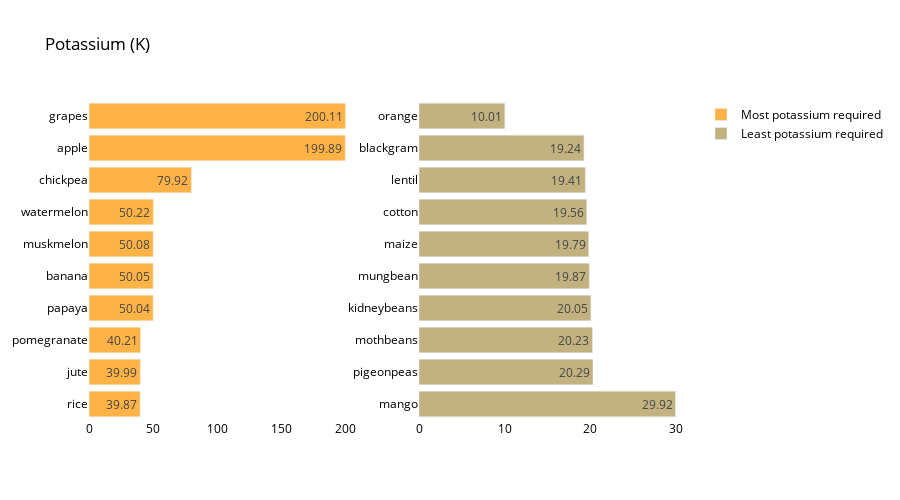

The cell this chart's notebook holds for it:
### Code cell
crop_summary_K = crop_summary.sort_values(by='K', ascending=False)
  
fig = make_subplots(rows=1, cols=2)

top = {
    'y' : crop_summary_K['K'][0:10].sort_values().index,
    'x' : crop_summary_K['K'][0:10].sort_values()
}

last = {
    'y' : crop_summary_K['K'][-10:].index,
    'x' : crop_summary_K['K'][-10:]
}

fig.add_trace(
    go.Bar(top,
           name="Most potassium required",
           marker_color=random.choice(colorarr),
           orientation='h',
          text=top['x']),
    
    row=1, col=1
)

fig.add_trace(
    go.Bar(last,
           name="Least potassium required",
           marker_color=random.choice(colorarr),
           orientation='h',
          text=last['x']),
    row=1, col=2
)
fig.update_traces(texttemplate='%{text}', textposition='inside')
fig.update_layout(title_text="Potassium (K)",
                  plot_bgcolor='white',
                  font_size=12, 
                  font_color='black',
                 height=500)

fig.update_xaxes(showgrid=False)
fig.update_yaxes(showgrid=False)
fig.show()

### Figure 1 — Plotly figure (JSON) as saved in the notebook; plotly's stock layout.template omitted (floating-point values rounded to 4 significant figures)
{"data": [{"marker": {"color": "#Ffb347"}, "name": "Most potassium required", "orientation": "h", "text": [39.87, 39.99, 40.21, 50.04, 50.05, 50.08, 50.22, 79.92, 199.9, 200.1], "textposition": "inside", "texttemplate": "%{text}", "type": "bar", "x": [39.87, 39.99, 40.21, 50.04, 50.05, 50.08, 50.22, 79.92, 199.9, 200.1], "xaxis": "x", "y": ["rice", "jute", "pomegranate", "papaya", "banana", "muskmelon", "watermelon", "chickpea", "apple", "grapes"], "yaxis": "y"}, {"marker": {"color": "#C2b280"}, "name": "Least potassium required", "orientation": "h", "text": [29.92, 20.29, 20.23, 20.05, 19.87, 19.79, 19.56, 19.41, 19.24, 10.01], "textposition": "inside", "texttemplate": "%{text}", "type": "bar", "x": [29.92, 20.29, 20.23, 20.05, 19.87, 19.79, 19.56, 19.41, 19.24, 10.01], "xaxis": "x2", "y": ["mango", "pigeonpeas", "mothbeans", "kidneybeans", "mungbean", "maize", "cotton", "lentil", "blackgram", "orange"], "yaxis": "y2"}], "layout": {"font": {"color": "black", "size": 12}, "height": 500, "plot_bgcolor": "white", "title": {"text": "Potassium (K)"}, "xaxis": {"anchor": "y", "domain": [0, 0.45], "showgrid": false}, "xaxis2": {"anchor": "y2", "domain": [0.55, 1], "showgrid": false}, "yaxis": {"anchor": "x", "domain": [0, 1], "showgrid": false}, "yaxis2": {"anchor": "x2", "domain": [0, 1], "showgrid": false}}}
